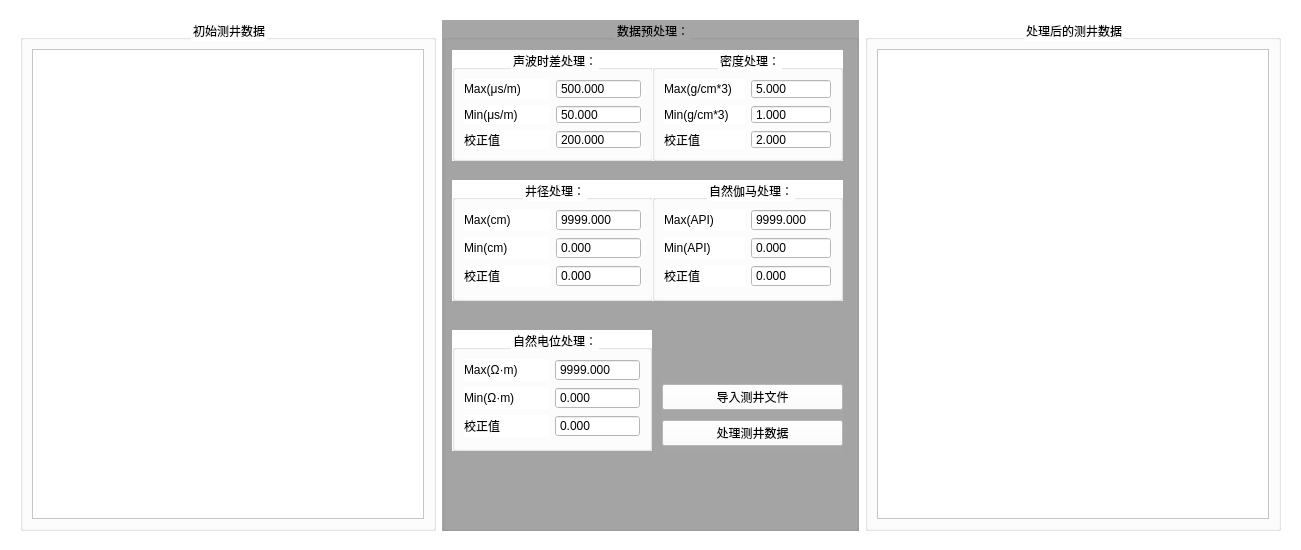
<?xml version="1.0" encoding="UTF-8"?>
<ui version="4.0">
 <class>LoadLogData</class>
 <widget class="QWidget" name="LoadLogData">
  <property name="geometry">
   <rect>
    <x>0</x>
    <y>0</y>
    <width>1301</width>
    <height>550</height>
   </rect>
  </property>
  <property name="windowTitle">
   <string>导入测井文件</string>
  </property>
  <property name="styleSheet">
   <string notr="true">background-color: rgb(255, 255, 255);</string>
  </property>
  <widget class="QWidget" name="layoutWidget">
   <property name="geometry">
    <rect>
     <x>20</x>
     <y>20</y>
     <width>1261</width>
     <height>511</height>
    </rect>
   </property>
   <layout class="QHBoxLayout" name="horizontalLayout" stretch="1,1,1">
    <item>
     <widget class="QGroupBox" name="groupBox_7">
      <property name="title">
       <string>初始测井数据</string>
      </property>
      <property name="alignment">
       <set>Qt::AlignCenter</set>
      </property>
      <layout class="QHBoxLayout" name="horizontalLayout_2">
       <item>
        <widget class="QTableView" name="tv_ori_data"/>
       </item>
      </layout>
     </widget>
    </item>
    <item>
     <widget class="QGroupBox" name="groupBox">
      <property name="styleSheet">
       <string notr="true">
background-color: rgb(166, 166, 166);</string>
      </property>
      <property name="title">
       <string>数据预处理：</string>
      </property>
      <property name="alignment">
       <set>Qt::AlignCenter</set>
      </property>
      <widget class="QGroupBox" name="groupBox_2">
       <property name="geometry">
        <rect>
         <x>10</x>
         <y>30</y>
         <width>201</width>
         <height>111</height>
        </rect>
       </property>
       <property name="styleSheet">
        <string notr="true">background-color: rgb(255, 255, 255);</string>
       </property>
       <property name="title">
        <string>声波时差处理：</string>
       </property>
       <property name="alignment">
        <set>Qt::AlignCenter</set>
       </property>
       <layout class="QGridLayout" name="gridLayout">
        <item row="0" column="0">
         <widget class="QLabel" name="label">
          <property name="text">
           <string>Max(μs/m)</string>
          </property>
         </widget>
        </item>
        <item row="0" column="1">
         <widget class="QDoubleSpinBox" name="sb_ac_max">
          <property name="buttonSymbols">
           <enum>QAbstractSpinBox::NoButtons</enum>
          </property>
          <property name="suffix">
           <string/>
          </property>
          <property name="decimals">
           <number>3</number>
          </property>
          <property name="maximum">
           <double>999999.000000000000000</double>
          </property>
          <property name="stepType">
           <enum>QAbstractSpinBox::DefaultStepType</enum>
          </property>
          <property name="value">
           <double>500.000000000000000</double>
          </property>
         </widget>
        </item>
        <item row="1" column="0">
         <widget class="QLabel" name="label_2">
          <property name="text">
           <string>Min(μs/m)</string>
          </property>
         </widget>
        </item>
        <item row="1" column="1">
         <widget class="QDoubleSpinBox" name="sb_ac_min">
          <property name="buttonSymbols">
           <enum>QAbstractSpinBox::NoButtons</enum>
          </property>
          <property name="suffix">
           <string/>
          </property>
          <property name="decimals">
           <number>3</number>
          </property>
          <property name="maximum">
           <double>999999.000000000000000</double>
          </property>
          <property name="stepType">
           <enum>QAbstractSpinBox::DefaultStepType</enum>
          </property>
          <property name="value">
           <double>50.000000000000000</double>
          </property>
         </widget>
        </item>
        <item row="2" column="0">
         <widget class="QLabel" name="label_3">
          <property name="text">
           <string>校正值</string>
          </property>
         </widget>
        </item>
        <item row="2" column="1">
         <widget class="QDoubleSpinBox" name="sb_ac_cor">
          <property name="buttonSymbols">
           <enum>QAbstractSpinBox::NoButtons</enum>
          </property>
          <property name="suffix">
           <string/>
          </property>
          <property name="decimals">
           <number>3</number>
          </property>
          <property name="maximum">
           <double>999999.000000000000000</double>
          </property>
          <property name="stepType">
           <enum>QAbstractSpinBox::DefaultStepType</enum>
          </property>
          <property name="value">
           <double>200.000000000000000</double>
          </property>
         </widget>
        </item>
       </layout>
      </widget>
      <widget class="QGroupBox" name="groupBox_3">
       <property name="geometry">
        <rect>
         <x>210</x>
         <y>30</y>
         <width>191</width>
         <height>111</height>
        </rect>
       </property>
       <property name="styleSheet">
        <string notr="true">background-color: rgb(255, 255, 255);</string>
       </property>
       <property name="title">
        <string>密度处理：</string>
       </property>
       <property name="alignment">
        <set>Qt::AlignCenter</set>
       </property>
       <layout class="QGridLayout" name="gridLayout_2">
        <item row="0" column="0">
         <widget class="QLabel" name="label_4">
          <property name="text">
           <string>Max(g/cm*3)</string>
          </property>
         </widget>
        </item>
        <item row="0" column="1">
         <widget class="QDoubleSpinBox" name="sb_den_max">
          <property name="buttonSymbols">
           <enum>QAbstractSpinBox::NoButtons</enum>
          </property>
          <property name="suffix">
           <string/>
          </property>
          <property name="decimals">
           <number>3</number>
          </property>
          <property name="maximum">
           <double>999999.000000000000000</double>
          </property>
          <property name="stepType">
           <enum>QAbstractSpinBox::DefaultStepType</enum>
          </property>
          <property name="value">
           <double>5.000000000000000</double>
          </property>
         </widget>
        </item>
        <item row="1" column="0">
         <widget class="QLabel" name="label_5">
          <property name="text">
           <string>Min(g/cm*3)</string>
          </property>
         </widget>
        </item>
        <item row="1" column="1">
         <widget class="QDoubleSpinBox" name="sb_den_min">
          <property name="buttonSymbols">
           <enum>QAbstractSpinBox::NoButtons</enum>
          </property>
          <property name="suffix">
           <string/>
          </property>
          <property name="decimals">
           <number>3</number>
          </property>
          <property name="maximum">
           <double>999999.000000000000000</double>
          </property>
          <property name="stepType">
           <enum>QAbstractSpinBox::DefaultStepType</enum>
          </property>
          <property name="value">
           <double>1.000000000000000</double>
          </property>
         </widget>
        </item>
        <item row="2" column="0">
         <widget class="QLabel" name="label_6">
          <property name="text">
           <string>校正值</string>
          </property>
         </widget>
        </item>
        <item row="2" column="1">
         <widget class="QDoubleSpinBox" name="sb_den_cor">
          <property name="buttonSymbols">
           <enum>QAbstractSpinBox::NoButtons</enum>
          </property>
          <property name="suffix">
           <string/>
          </property>
          <property name="decimals">
           <number>3</number>
          </property>
          <property name="maximum">
           <double>999999.000000000000000</double>
          </property>
          <property name="stepType">
           <enum>QAbstractSpinBox::DefaultStepType</enum>
          </property>
          <property name="value">
           <double>2.000000000000000</double>
          </property>
         </widget>
        </item>
       </layout>
      </widget>
      <widget class="QGroupBox" name="groupBox_4">
       <property name="geometry">
        <rect>
         <x>10</x>
         <y>160</y>
         <width>201</width>
         <height>121</height>
        </rect>
       </property>
       <property name="styleSheet">
        <string notr="true">background-color: rgb(255, 255, 255);</string>
       </property>
       <property name="title">
        <string>井径处理：</string>
       </property>
       <property name="alignment">
        <set>Qt::AlignCenter</set>
       </property>
       <layout class="QGridLayout" name="gridLayout_3">
        <item row="2" column="0">
         <widget class="QLabel" name="label_9">
          <property name="text">
           <string>校正值</string>
          </property>
         </widget>
        </item>
        <item row="0" column="1">
         <widget class="QDoubleSpinBox" name="sb_cal_max">
          <property name="buttonSymbols">
           <enum>QAbstractSpinBox::NoButtons</enum>
          </property>
          <property name="suffix">
           <string/>
          </property>
          <property name="decimals">
           <number>3</number>
          </property>
          <property name="maximum">
           <double>999999.000000000000000</double>
          </property>
          <property name="stepType">
           <enum>QAbstractSpinBox::DefaultStepType</enum>
          </property>
          <property name="value">
           <double>9999.000000000000000</double>
          </property>
         </widget>
        </item>
        <item row="1" column="0">
         <widget class="QLabel" name="label_8">
          <property name="text">
           <string>Min(cm)</string>
          </property>
         </widget>
        </item>
        <item row="2" column="1">
         <widget class="QDoubleSpinBox" name="sb_cal_cor">
          <property name="buttonSymbols">
           <enum>QAbstractSpinBox::NoButtons</enum>
          </property>
          <property name="suffix">
           <string/>
          </property>
          <property name="decimals">
           <number>3</number>
          </property>
          <property name="maximum">
           <double>999999.000000000000000</double>
          </property>
          <property name="stepType">
           <enum>QAbstractSpinBox::DefaultStepType</enum>
          </property>
         </widget>
        </item>
        <item row="0" column="0">
         <widget class="QLabel" name="label_7">
          <property name="text">
           <string>Max(cm)</string>
          </property>
         </widget>
        </item>
        <item row="1" column="1">
         <widget class="QDoubleSpinBox" name="sb_cal_min">
          <property name="buttonSymbols">
           <enum>QAbstractSpinBox::NoButtons</enum>
          </property>
          <property name="suffix">
           <string/>
          </property>
          <property name="decimals">
           <number>3</number>
          </property>
          <property name="maximum">
           <double>999999.000000000000000</double>
          </property>
          <property name="stepType">
           <enum>QAbstractSpinBox::DefaultStepType</enum>
          </property>
         </widget>
        </item>
       </layout>
      </widget>
      <widget class="QGroupBox" name="groupBox_5">
       <property name="geometry">
        <rect>
         <x>210</x>
         <y>160</y>
         <width>191</width>
         <height>121</height>
        </rect>
       </property>
       <property name="styleSheet">
        <string notr="true">background-color: rgb(255, 255, 255);</string>
       </property>
       <property name="title">
        <string>自然伽马处理：</string>
       </property>
       <property name="alignment">
        <set>Qt::AlignCenter</set>
       </property>
       <layout class="QGridLayout" name="gridLayout_7">
        <item row="2" column="0">
         <widget class="QLabel" name="label_19">
          <property name="text">
           <string>校正值</string>
          </property>
         </widget>
        </item>
        <item row="0" column="1">
         <widget class="QDoubleSpinBox" name="sb_gr_max">
          <property name="buttonSymbols">
           <enum>QAbstractSpinBox::NoButtons</enum>
          </property>
          <property name="suffix">
           <string/>
          </property>
          <property name="decimals">
           <number>3</number>
          </property>
          <property name="maximum">
           <double>999999.000000000000000</double>
          </property>
          <property name="stepType">
           <enum>QAbstractSpinBox::DefaultStepType</enum>
          </property>
          <property name="value">
           <double>9999.000000000000000</double>
          </property>
         </widget>
        </item>
        <item row="1" column="0">
         <widget class="QLabel" name="label_20">
          <property name="text">
           <string>Min(API)</string>
          </property>
         </widget>
        </item>
        <item row="2" column="1">
         <widget class="QDoubleSpinBox" name="sb_gr_cor">
          <property name="buttonSymbols">
           <enum>QAbstractSpinBox::NoButtons</enum>
          </property>
          <property name="suffix">
           <string/>
          </property>
          <property name="decimals">
           <number>3</number>
          </property>
          <property name="maximum">
           <double>999999.000000000000000</double>
          </property>
          <property name="stepType">
           <enum>QAbstractSpinBox::DefaultStepType</enum>
          </property>
         </widget>
        </item>
        <item row="0" column="0">
         <widget class="QLabel" name="label_21">
          <property name="text">
           <string>Max(API)</string>
          </property>
         </widget>
        </item>
        <item row="1" column="1">
         <widget class="QDoubleSpinBox" name="sb_gr_min">
          <property name="buttonSymbols">
           <enum>QAbstractSpinBox::NoButtons</enum>
          </property>
          <property name="suffix">
           <string/>
          </property>
          <property name="decimals">
           <number>3</number>
          </property>
          <property name="maximum">
           <double>999999.000000000000000</double>
          </property>
          <property name="stepType">
           <enum>QAbstractSpinBox::DefaultStepType</enum>
          </property>
         </widget>
        </item>
       </layout>
      </widget>
      <widget class="QGroupBox" name="groupBox_9">
       <property name="geometry">
        <rect>
         <x>10</x>
         <y>310</y>
         <width>200</width>
         <height>121</height>
        </rect>
       </property>
       <property name="styleSheet">
        <string notr="true">background-color: rgb(255, 255, 255);</string>
       </property>
       <property name="title">
        <string>自然电位处理：</string>
       </property>
       <property name="alignment">
        <set>Qt::AlignCenter</set>
       </property>
       <layout class="QGridLayout" name="gridLayout_8">
        <item row="2" column="0">
         <widget class="QLabel" name="label_22">
          <property name="text">
           <string>校正值</string>
          </property>
         </widget>
        </item>
        <item row="0" column="1">
         <widget class="QDoubleSpinBox" name="sb_sp_max">
          <property name="buttonSymbols">
           <enum>QAbstractSpinBox::NoButtons</enum>
          </property>
          <property name="suffix">
           <string/>
          </property>
          <property name="decimals">
           <number>3</number>
          </property>
          <property name="maximum">
           <double>999999.000000000000000</double>
          </property>
          <property name="stepType">
           <enum>QAbstractSpinBox::DefaultStepType</enum>
          </property>
          <property name="value">
           <double>9999.000000000000000</double>
          </property>
         </widget>
        </item>
        <item row="1" column="0">
         <widget class="QLabel" name="label_23">
          <property name="text">
           <string>Min(Ω·m)</string>
          </property>
         </widget>
        </item>
        <item row="2" column="1">
         <widget class="QDoubleSpinBox" name="sb_sp_cor">
          <property name="buttonSymbols">
           <enum>QAbstractSpinBox::NoButtons</enum>
          </property>
          <property name="suffix">
           <string/>
          </property>
          <property name="decimals">
           <number>3</number>
          </property>
          <property name="maximum">
           <double>999999.000000000000000</double>
          </property>
          <property name="stepType">
           <enum>QAbstractSpinBox::DefaultStepType</enum>
          </property>
         </widget>
        </item>
        <item row="0" column="0">
         <widget class="QLabel" name="label_24">
          <property name="text">
           <string>Max(Ω·m)</string>
          </property>
         </widget>
        </item>
        <item row="1" column="1">
         <widget class="QDoubleSpinBox" name="sb_sp_min">
          <property name="buttonSymbols">
           <enum>QAbstractSpinBox::NoButtons</enum>
          </property>
          <property name="suffix">
           <string/>
          </property>
          <property name="decimals">
           <number>3</number>
          </property>
          <property name="maximum">
           <double>999999.000000000000000</double>
          </property>
          <property name="stepType">
           <enum>QAbstractSpinBox::DefaultStepType</enum>
          </property>
         </widget>
        </item>
       </layout>
      </widget>
      <widget class="QWidget" name="layoutWidget">
       <property name="geometry">
        <rect>
         <x>220</x>
         <y>360</y>
         <width>181</width>
         <height>71</height>
        </rect>
       </property>
       <layout class="QGridLayout" name="gridLayout_4">
        <item row="1" column="0">
         <widget class="QPushButton" name="pb_handle">
          <property name="styleSheet">
           <string notr="true">background-color: rgb(255, 255, 255);</string>
          </property>
          <property name="text">
           <string>处理测井数据</string>
          </property>
         </widget>
        </item>
        <item row="0" column="0">
         <widget class="QPushButton" name="pb_load">
          <property name="styleSheet">
           <string notr="true">background-color: rgb(255, 255, 255);</string>
          </property>
          <property name="text">
           <string>导入测井文件</string>
          </property>
         </widget>
        </item>
       </layout>
      </widget>
     </widget>
    </item>
    <item>
     <widget class="QGroupBox" name="groupBox_8">
      <property name="title">
       <string>处理后的测井数据</string>
      </property>
      <property name="alignment">
       <set>Qt::AlignCenter</set>
      </property>
      <layout class="QHBoxLayout" name="horizontalLayout_3">
       <item>
        <widget class="QTableView" name="tv_han_data"/>
       </item>
      </layout>
     </widget>
    </item>
   </layout>
  </widget>
 </widget>
 <resources/>
 <connections/>
</ui>
